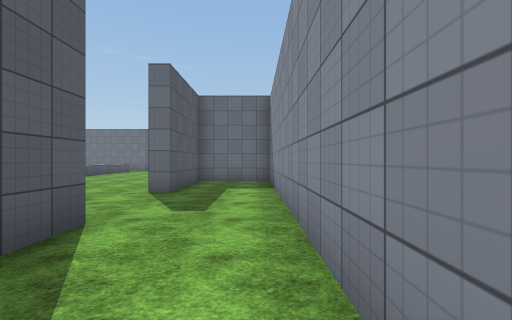
View 1 (above)

20 first-person views from a walk through a Unity game level. The camera is 1.5 m above the floor, looks level and sees 90° across. The floor is counted in squares, 2 m on a side. Each view is taken from the middle of a square. On the plan, view 1 faces up. The plan holds only what a view shows up to about 9 squares ahead; the rest is blank. The place goes on beyond the plan. The terrain is drawn as flat ground. Surface patterns are stand-ins for the level's own textures.

View 2
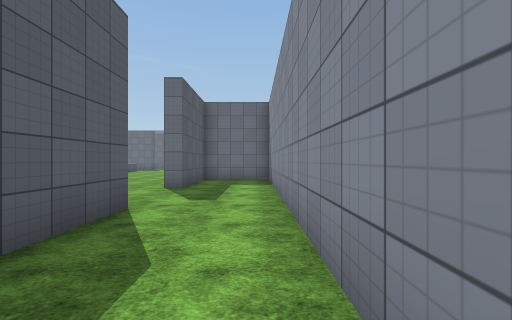

View 3
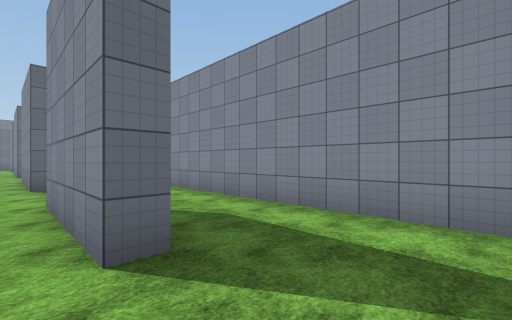

View 4
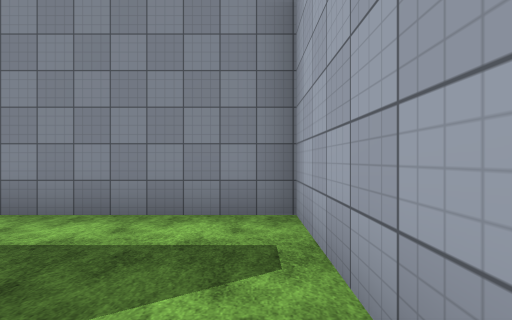

View 5
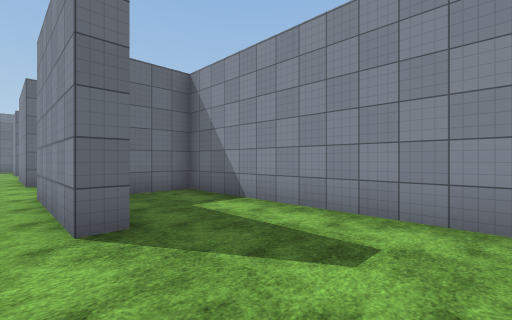

View 6
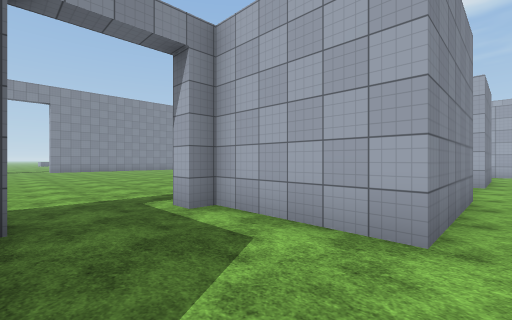

View 7
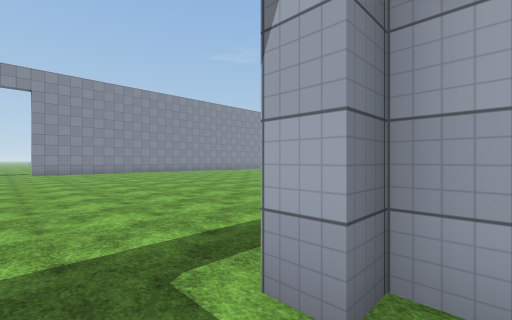

View 8
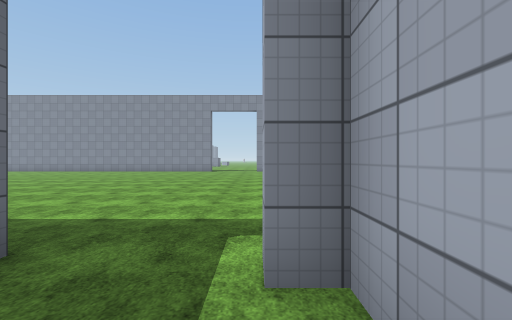

View 9
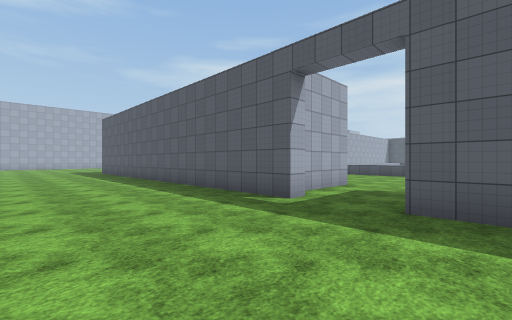

View 10
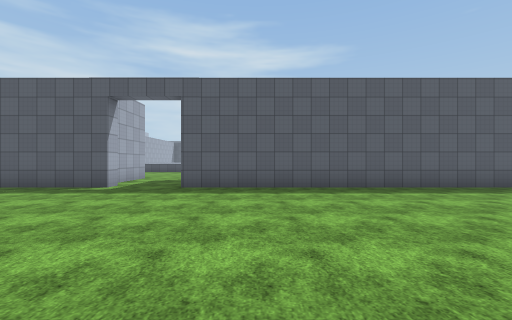

View 11
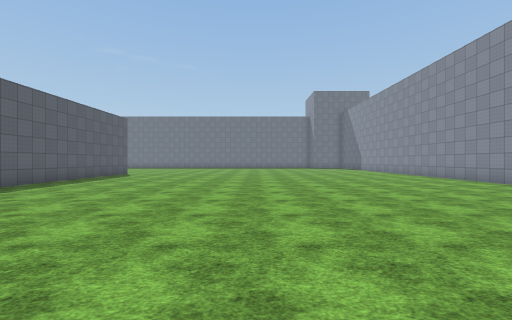

View 12
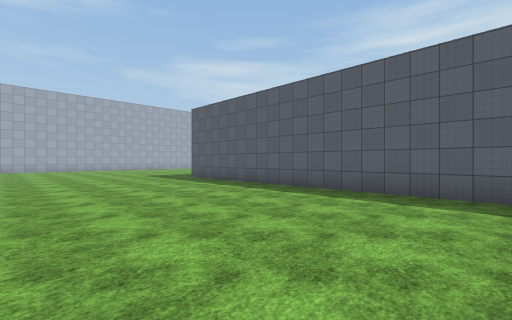

View 13
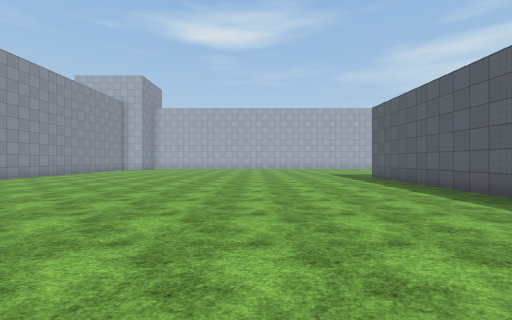

View 14
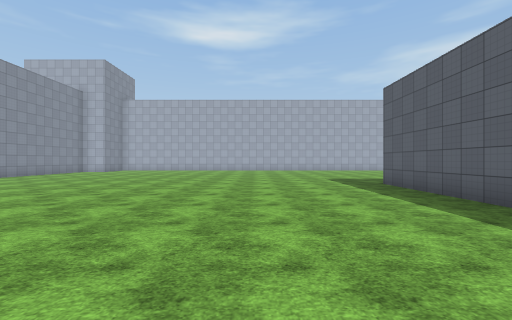

View 15
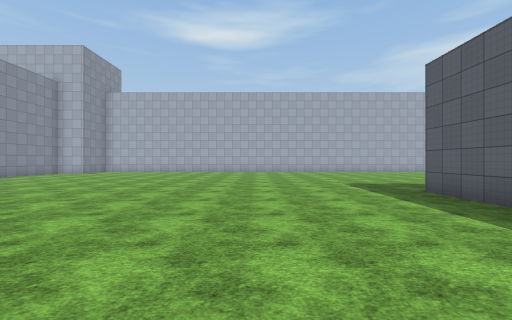

View 16
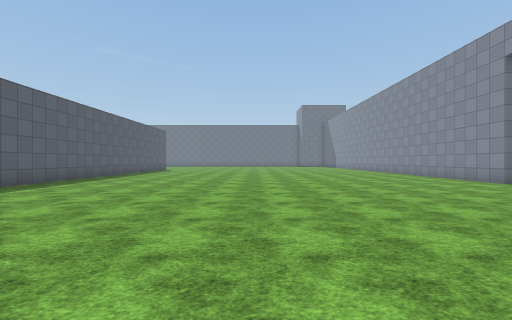

View 17
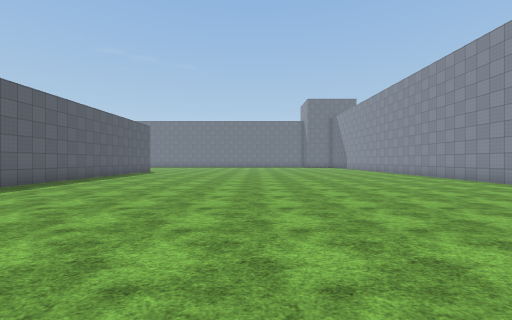

View 18
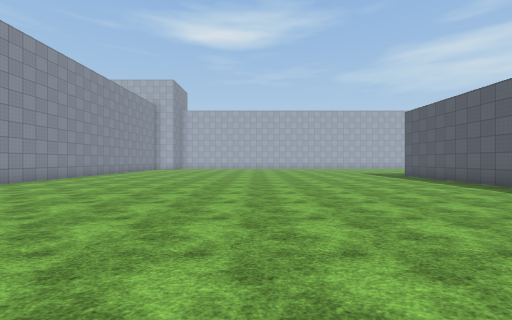

View 19
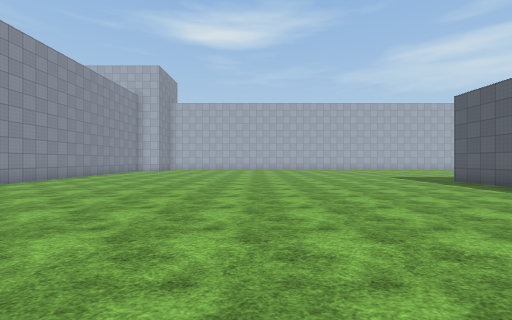

View 20
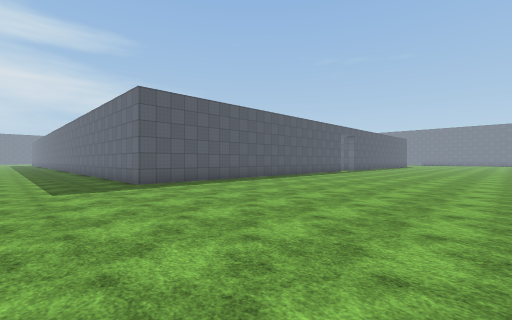

### Floor plan
Key: @ floor where view 1 was taken; # wall or solid block; . floor.
Columns run from 3 left of view 1 to 16 right of it. Each row starts with its distance up from view 1.
 20     #..............#
 19     #..............#
 18     #..............#
 17     #..............#
 16     #..............#
 15 .#  #..............#
 14 .#  #..............#
 13 .#  #..............#
 12 ....#..............
 11 ..................
 10 .................
  9 .####...........
  8 .#..#..........
  7 .#..#.........
  6 .#..#..........
  5 ....#...........
  4 ....#............
  3 .#..#.............
  2 .#..#..............
  1 .#..#..............#
  0 ...@#..............#
 -1 ....#..............#
 -2 ....#..............#
 -3  ####..............#
 -4   ...............
 -5  ................
 -6  ................

Where each view was taken, in squares from view 1:
view 1: 0 up, 0 right, facing up
view 2: 1 down, 0 right, facing up
view 3: 2 down, 3 left, facing up-right
view 4: 2 down, 3 left, facing right
view 5: 3 up, 3 left, facing up-right
view 6: 12 up, 3 left, facing down-right
view 7: 11 up, 0 right, facing down-right
view 8: 10 up, 1 left, facing right
view 9: 13 up, 5 right, facing down-left
view 10: 14 up, 8 right, facing left
view 11: 11 up, 8 right, facing up
view 12: 7 up, 7 right, facing down-left
view 13: 8 up, 6 right, facing down
view 14: 5 up, 5 right, facing down
view 15: 3 up, 5 right, facing down
view 16: 5 up, 8 right, facing up
view 17: 8 up, 8 right, facing up
view 18: 9 up, 8 right, facing down
view 19: 6 up, 8 right, facing down
view 20: 6 down, 9 right, facing up-left
